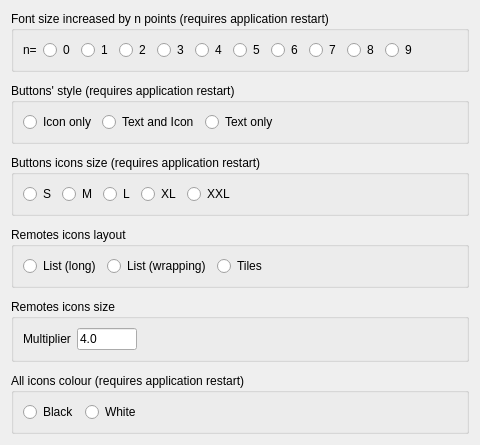
     <widget class="QWidget" name="tab_3">
      <attribute name="title">
       <string>GUI style</string>
      </attribute>
      <layout class="QVBoxLayout" name="verticalLayout_6">
       <item>
        <widget class="QGroupBox" name="font_size">
         <property name="enabled">
          <bool>true</bool>
         </property>
         <property name="title">
          <string>Font size increased by n points (requires application restart)</string>
         </property>
         <layout class="QHBoxLayout" name="horizontalLayout_4">
          <item>
           <widget class="QLabel" name="label_6">
            <property name="text">
             <string>n=</string>
            </property>
           </widget>
          </item>
          <item>
           <widget class="QRadioButton" name="cb_font_0">
            <property name="text">
             <string>0</string>
            </property>
           </widget>
          </item>
          <item>
           <widget class="QRadioButton" name="cb_font_1">
            <property name="text">
             <string>1</string>
            </property>
           </widget>
          </item>
          <item>
           <widget class="QRadioButton" name="cb_font_2">
            <property name="text">
             <string>2</string>
            </property>
           </widget>
          </item>
          <item>
           <widget class="QRadioButton" name="cb_font_3">
            <property name="text">
             <string>3</string>
            </property>
           </widget>
          </item>
          <item>
           <widget class="QRadioButton" name="cb_font_4">
            <property name="text">
             <string>4</string>
            </property>
           </widget>
          </item>
          <item>
           <widget class="QRadioButton" name="cb_font_5">
            <property name="text">
             <string>5</string>
            </property>
           </widget>
          </item>
          <item>
           <widget class="QRadioButton" name="cb_font_6">
            <property name="text">
             <string>6</string>
            </property>
           </widget>
          </item>
          <item>
           <widget class="QRadioButton" name="cb_font_7">
            <property name="text">
             <string>7</string>
            </property>
           </widget>
          </item>
          <item>
           <widget class="QRadioButton" name="cb_font_8">
            <property name="text">
             <string>8</string>
            </property>
           </widget>
          </item>
          <item>
           <widget class="QRadioButton" name="cb_font_9">
            <property name="text">
             <string>9</string>
            </property>
           </widget>
          </item>
          <item>
           <spacer name="horizontalSpacer_4">
            <property name="orientation">
             <enum>Qt::Horizontal</enum>
            </property>
            <property name="sizeHint" stdset="0">
             <size>
              <width>40</width>
              <height>20</height>
             </size>
            </property>
           </spacer>
          </item>
         </layout>
        </widget>
       </item>
       <item>
        <spacer name="verticalSpacer_2">
         <property name="orientation">
          <enum>Qt::Vertical</enum>
         </property>
         <property name="sizeType">
          <enum>QSizePolicy::Fixed</enum>
         </property>
         <property name="sizeHint" stdset="0">
          <size>
           <width>20</width>
           <height>5</height>
          </size>
         </property>
        </spacer>
       </item>
       <item>
        <widget class="QGroupBox" name="groupBox_9">
         <property name="enabled">
          <bool>true</bool>
         </property>
         <property name="title">
          <string>Buttons' style (requires application restart)</string>
         </property>
         <layout class="QHBoxLayout" name="horizontalLayout_3">
          <item>
           <widget class="QRadioButton" name="cb_icononly">
            <property name="text">
             <string>Icon only</string>
            </property>
           </widget>
          </item>
          <item>
           <widget class="QRadioButton" name="cb_textandicon">
            <property name="text">
             <string>Text and Icon</string>
            </property>
           </widget>
          </item>
          <item>
           <widget class="QRadioButton" name="cb_textonly">
            <property name="text">
             <string>Text only</string>
            </property>
           </widget>
          </item>
          <item>
           <spacer name="horizontalSpacer_3">
            <property name="orientation">
             <enum>Qt::Horizontal</enum>
            </property>
            <property name="sizeHint" stdset="0">
             <size>
              <width>40</width>
              <height>20</height>
             </size>
            </property>
           </spacer>
          </item>
         </layout>
        </widget>
       </item>
       <item>
        <spacer name="verticalSpacer_6">
         <property name="orientation">
          <enum>Qt::Vertical</enum>
         </property>
         <property name="sizeType">
          <enum>QSizePolicy::Fixed</enum>
         </property>
         <property name="sizeHint" stdset="0">
          <size>
           <width>20</width>
           <height>5</height>
          </size>
         </property>
        </spacer>
       </item>
       <item>
        <widget class="QGroupBox" name="buttons">
         <property name="enabled">
          <bool>true</bool>
         </property>
         <property name="title">
          <string>Buttons icons size (requires application restart)</string>
         </property>
         <layout class="QHBoxLayout" name="horizontalLayout_5">
          <item>
           <widget class="QRadioButton" name="cb_button_0">
            <property name="text">
             <string>S</string>
            </property>
           </widget>
          </item>
          <item>
           <widget class="QRadioButton" name="cb_button_1">
            <property name="text">
             <string>M</string>
            </property>
           </widget>
          </item>
          <item>
           <widget class="QRadioButton" name="cb_button_2">
            <property name="text">
             <string>L</string>
            </property>
           </widget>
          </item>
          <item>
           <widget class="QRadioButton" name="cb_button_3">
            <property name="text">
             <string>XL</string>
            </property>
           </widget>
          </item>
          <item>
           <widget class="QRadioButton" name="cb_button_4">
            <property name="text">
             <string>XXL</string>
            </property>
           </widget>
          </item>
          <item>
           <spacer name="horizontalSpacer_5">
            <property name="orientation">
             <enum>Qt::Horizontal</enum>
            </property>
            <property name="sizeHint" stdset="0">
             <size>
              <width>40</width>
              <height>20</height>
             </size>
            </property>
           </spacer>
          </item>
         </layout>
        </widget>
       </item>
       <item>
        <spacer name="verticalSpacer_9">
         <property name="orientation">
          <enum>Qt::Vertical</enum>
         </property>
         <property name="sizeType">
          <enum>QSizePolicy::Fixed</enum>
         </property>
         <property name="sizeHint" stdset="0">
          <size>
           <width>20</width>
           <height>5</height>
          </size>
         </property>
        </spacer>
       </item>
       <item>
        <widget class="QGroupBox" name="groupBox_7">
         <property name="title">
          <string>Remotes icons layout</string>
         </property>
         <layout class="QHBoxLayout" name="horizontalLayout_2">
          <item>
           <widget class="QRadioButton" name="cb_longList">
            <property name="text">
             <string>List (long)</string>
            </property>
           </widget>
          </item>
          <item>
           <widget class="QRadioButton" name="cb_list">
            <property name="text">
             <string>List (wrapping)</string>
            </property>
           </widget>
          </item>
          <item>
           <widget class="QRadioButton" name="cb_tiles">
            <property name="text">
             <string>Tiles</string>
            </property>
           </widget>
          </item>
          <item>
           <spacer name="horizontalSpacer_2">
            <property name="orientation">
             <enum>Qt::Horizontal</enum>
            </property>
            <property name="sizeHint" stdset="0">
             <size>
              <width>40</width>
              <height>20</height>
             </size>
            </property>
           </spacer>
          </item>
         </layout>
        </widget>
       </item>
       <item>
        <spacer name="verticalSpacer_7">
         <property name="orientation">
          <enum>Qt::Vertical</enum>
         </property>
         <property name="sizeType">
          <enum>QSizePolicy::Fixed</enum>
         </property>
         <property name="sizeHint" stdset="0">
          <size>
           <width>20</width>
           <height>5</height>
          </size>
         </property>
        </spacer>
       </item>
       <item>
        <widget class="QGroupBox" name="groupBox_5">
         <property name="enabled">
          <bool>true</bool>
         </property>
         <property name="title">
          <string>Remotes icons size</string>
         </property>
         <layout class="QHBoxLayout" name="horizontalLayout">
          <item>
           <widget class="QLabel" name="label_remote_icon_scale">
            <property name="text">
             <string>Multiplier</string>
            </property>
           </widget>
          </item>
          <item>
           <widget class="QLineEdit" name="le_remote_icon_scale">
            <property name="maximumSize">
             <size>
              <width>60</width>
              <height>16777215</height>
             </size>
            </property>
            <property name="toolTip">
             <string>Icon size = multiplier x the default list icon size of the current style (about 16 px). Use . or , for decimals (0.5 - 20). Old values: XS 1.5, S 3, M 4, L 6, XL 8, XXL 15</string>
            </property>
            <property name="maxLength">
             <number>4</number>
            </property>
            <property name="text">
             <string>4.0</string>
            </property>
           </widget>
          </item>
          <item>
           <spacer name="horizontalSpacer">
            <property name="orientation">
             <enum>Qt::Horizontal</enum>
            </property>
            <property name="sizeHint" stdset="0">
             <size>
              <width>40</width>
              <height>20</height>
             </size>
            </property>
           </spacer>
          </item>
         </layout>
        </widget>
       </item>
       <item>
        <spacer name="verticalSpacer_3">
         <property name="orientation">
          <enum>Qt::Vertical</enum>
         </property>
         <property name="sizeType">
          <enum>QSizePolicy::Fixed</enum>
         </property>
         <property name="sizeHint" stdset="0">
          <size>
           <width>20</width>
           <height>5</height>
          </size>
         </property>
        </spacer>
       </item>
       <item>
        <widget class="QGroupBox" name="icons_style">
         <property name="title">
          <string>All icons colour (requires application restart)</string>
         </property>
         <layout class="QHBoxLayout" name="horizontalLayout_6">
          <item>
           <widget class="QRadioButton" name="cb_icons_colour_black">
            <property name="text">
             <string>Black</string>
            </property>
           </widget>
          </item>
          <item>
           <widget class="QRadioButton" name="cb_icons_colour_white">
            <property name="text">
             <string>White</string>
            </property>
           </widget>
          </item>
          <item>
           <spacer name="spacer">
            <property name="orientation">
             <enum>Qt::Horizontal</enum>
            </property>
            <property name="sizeHint" stdset="0">
             <size>
              <width>40</width>
              <height>20</height>
             </size>
            </property>
           </spacer>
          </item>
         </layout>
        </widget>
       </item>
       <item>
        <spacer name="verticalSpacer_8">
         <property name="orientation">
          <enum>Qt::Vertical</enum>
         </property>
         <property name="sizeHint" stdset="0">
          <size>
           <width>20</width>
           <height>0</height>
          </size>
         </property>
        </spacer>
       </item>
      </layout>
     </widget>
